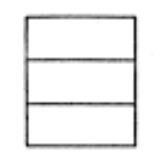
#> input picture backend/data/FRONT_T.png, 167 x 167 px
$ python calibrate_normalized_space.py
#> lines starting #> are read from the running program, lines starting #| are printed output that depends on the picture; after the words box and inside, x2 and y2 are one past the last pixel; in counts of white or black regions, pixels touching at a corner belong together
### backend/reconstruction/image_processing.py
"""
Image Processing Module: 2D Orthographic View Vectorization

Pipeline:
1. Grayscale input
2. Adaptive threshold (binarize)
3. Canny edge detection
4. Probabilistic Hough line detection
5. Cluster segments by collinearity (angle + distance to line)
6. Fit global line per cluster via least squares
7. Sort segments along fitted line
8. Measure gap statistics
9. Classify: solid (continuous) vs hidden (dashed)
10. Extract 2D vertex/edge graph with visibility metadata

Input: Image file (JPG, PNG)
Output: (vertices, edges, edge_visibility)
  - vertices: list of (x, y) tuples
  - edges: list of (i, j) vertex index pairs
  - edge_visibility: list of bools (True=visible, False=hidden)
"""

import cv2
import numpy as np
from itertools import combinations

TOL = 1e-6
ANGLE_TOL = np.radians(2)  # 2 degrees for collinearity
DISTANCE_TOL = 2.0  # pixels, for distance to line
GAP_RATIO_THRESHOLD = 0.3  # gap/segment > 0.3 → dashed


class LineSegment:
    """Represents a detected line segment."""
    def __init__(self, x1, y1, x2, y2):
        self.p1 = np.array([x1, y1], dtype=float)
        self.p2 = np.array([x2, y2], dtype=float)
        self.length = np.linalg.norm(self.p2 - self.p1)

        # Direction vector (unit)
        if self.length > TOL:
            self.direction = (self.p2 - self.p1) / self.length
        else:
            self.direction = np.array([1.0, 0.0])

    def midpoint(self):
        return (self.p1 + self.p2) / 2

    def angle(self):
        """Angle of line in radians [-pi/2, pi/2]."""
        return np.arctan2(self.direction[1], self.direction[0])

    def distance_to_point(self, point):
        """Perpendicular distance from point to infinite line."""
        # Line through p1, p2; distance from point to line
        v = self.p2 - self.p1
        if np.linalg.norm(v) < TOL:
            return np.linalg.norm(point - self.p1)

        # ||(p - p1) - ((p - p1) · v / ||v||^2) v||
        w = point - self.p1
        c1 = np.dot(w, v)
        c2 = np.dot(v, v)

        if c2 < TOL:
            return np.linalg.norm(w)

        projection_length = c1 / c2
        projection = self.p1 + projection_length * v

        return np.linalg.norm(point - projection)

    # [9 lines left out: function project_onto_line, not called in this run]

    def __repr__(self):
        return f"LineSegment({self.p1[0]:.1f},{self.p1[1]:.1f})-({self.p2[0]:.1f},{self.p2[1]:.1f})"


def normalize_angle(angle):
    """Normalize angle to [-pi/2, pi/2] for comparison."""
    while angle > np.pi / 2:
        angle -= np.pi
    while angle < -np.pi / 2:
        angle += np.pi
    return angle


def angles_are_similar(angle1, angle2, tolerance=ANGLE_TOL):
    """Check if two angles are similar (account for 180° symmetry)."""
    angle1 = normalize_angle(angle1)
    angle2 = normalize_angle(angle2)
    diff = abs(angle1 - angle2)
    return diff < tolerance or abs(diff - np.pi) < tolerance


def detect_lines_from_image(image_path, min_line_length=20, max_line_gap=10):
    """
    Detect line segments from image using Canny + Probabilistic Hough.

    Args:
        image_path: Path to image file
        min_line_length: Minimum line length in pixels
        max_line_gap: Maximum gap to bridge collinear segments

    Returns:
        list of LineSegment objects
    """
    # Read image
    img = cv2.imread(image_path)
    if img is None:
        raise FileNotFoundError(f"Image not found: {image_path}")

    # Convert to grayscale
    gray = cv2.cvtColor(img, cv2.COLOR_BGR2GRAY)

    # Adaptive threshold (binarize)
    binary = cv2.adaptiveThreshold(gray, 255, cv2.ADAPTIVE_THRESH_GAUSSIAN_C,
                                   cv2.THRESH_BINARY_INV, 11, 2)

    # Canny edge detection
    edges = cv2.Canny(binary, 50, 150)

    # Probabilistic Hough line detection
    lines = cv2.HoughLinesP(edges, rho=1, theta=np.pi/180, threshold=50,
                           minLineLength=min_line_length, maxLineGap=max_line_gap)

    if lines is None:
        return []

    # Convert to LineSegment objects
    segments = []
    for line in lines:
        x1, y1, x2, y2 = line[0]
        segments.append(LineSegment(x1, y1, x2, y2))

    return segments


def cluster_collinear_segments(segments, angle_tol=ANGLE_TOL, distance_tol=DISTANCE_TOL):
    """
    Cluster segments by collinearity (similar angle + close distance to line).

    Args:
        segments: list of LineSegment objects
        angle_tol: angle tolerance in radians
        distance_tol: perpendicular distance tolerance in pixels

    Returns:
        list of clusters, each cluster is a list of LineSegment objects
    """
    if not segments:
        return []

    clusters = []
    used = set()

    for i, seg in enumerate(segments):
        if i in used:
            continue

        # Start new cluster with this segment
        cluster = [seg]
        used.add(i)

        # Find all collinear segments
        for j in range(i + 1, len(segments)):
            if j in used:
                continue

            other = segments[j]

            # Check angle similarity
            if not angles_are_similar(seg.angle(), other.angle(), angle_tol):
                continue

            # Check distance to line
            if seg.distance_to_point(other.p1) > distance_tol:
                continue
            if seg.distance_to_point(other.p2) > distance_tol:
                continue

            # This segment is collinear
            cluster.append(other)
            used.add(j)

        clusters.append(cluster)

    return clusters


def fit_line_to_cluster(cluster):
    """
    Fit a least-squares line to cluster endpoints.

    Args:
        cluster: list of LineSegment objects

    Returns:
        normal: unit normal to line (nx, ny)
        d: scalar in equation nx*x + ny*y = d
    """
    if not cluster:
        return None, None

    # Collect all endpoints
    points = []
    for seg in cluster:
        points.append(seg.p1)
        points.append(seg.p2)

    points = np.array(points)

    # Fit line via PCA
    mean = points.mean(axis=0)
    centered = points - mean

    # Covariance matrix
    cov = np.cov(centered.T)

    # Eigenvector with smallest eigenvalue is normal
    eigenvalues, eigenvectors = np.linalg.eigh(cov)
    normal = eigenvectors[:, 0]  # Smallest eigenvalue

    # Normalize
    normal = normal / np.linalg.norm(normal)

    # Compute d: normal · mean = d
    d = np.dot(normal, mean)

    return normal, d


def sort_segments_along_line(cluster, normal, d):
    """
    Sort segments in cluster by their position along the fitted line.

    Args:
        cluster: list of LineSegment objects
        normal: unit normal to line
        d: scalar in line equation

    Returns:
        list of segments sorted by position
    """
    # Direction along line (perpendicular to normal)
    direction = np.array([-normal[1], normal[0]])

    # Compute position of each segment along line
    positions = []
    for seg in cluster:
        mid = seg.midpoint()
        # Project midpoint onto line direction
        pos = np.dot(mid, direction)
        positions.append(pos)

    # Sort segments by position
    sorted_indices = np.argsort(positions)
    return [cluster[i] for i in sorted_indices]


def measure_gap_statistics(sorted_cluster):
    """
    Measure gap and segment lengths in sorted cluster.

    Args:
        sorted_cluster: list of LineSegment objects (sorted along line)

    Returns:
        (mean_segment_length, mean_gap_length, gap_ratio)
    """
    if len(sorted_cluster) < 2:
        return None, None, None

    # Segment lengths
    segment_lengths = [seg.length for seg in sorted_cluster]
    mean_segment = np.mean(segment_lengths)

    # Gap lengths (distance between consecutive segments)
    gaps = []
    for i in range(len(sorted_cluster) - 1):
        seg1 = sorted_cluster[i]
        seg2 = sorted_cluster[i + 1]

        # Distance from end of seg1 to start of seg2
        dist = np.linalg.norm(seg2.p1 - seg1.p2)
        gaps.append(dist)

    if gaps:
        mean_gap = np.mean(gaps)
    else:
        mean_gap = 0.0

    # Gap ratio
    if mean_segment > TOL:
        gap_ratio = mean_gap / mean_segment
    else:
        gap_ratio = 0.0

    return mean_segment, mean_gap, gap_ratio


def classify_clusters(clusters):
    """
    Classify each cluster as solid or hidden (dashed).

    Args:
        clusters: list of segment clusters

    Returns:
        list of (cluster, is_solid) tuples
    """
    classified = []

    for cluster in clusters:
        if len(cluster) == 1:
            # Single segment → solid
            classified.append((cluster, True))
            continue

        # Fit line to cluster
        normal, d = fit_line_to_cluster(cluster)
        if normal is None:
            classified.append((cluster, True))
            continue

        # Sort along line
        sorted_cluster = sort_segments_along_line(cluster, normal, d)

        # Measure gaps
        mean_seg, mean_gap, gap_ratio = measure_gap_statistics(sorted_cluster)

        # Classify
        if gap_ratio is None or gap_ratio < GAP_RATIO_THRESHOLD:
            # Solid (continuous or very small gaps)
            classified.append((cluster, True))
        else:
            # Hidden (dashed, periodic gaps)
            classified.append((cluster, False))

    return classified


def extract_vertices_from_segments(segments):
    """
    Extract unique vertices from line segments.

    Args:
        segments: list of LineSegment objects

    Returns:
        (vertices, vertex_index_map)
        - vertices: list of (x, y) tuples
        - vertex_index_map: dict mapping (x, y) → index
    """
    vertex_set = {}
    vertices = []

    for seg in segments:
        for point in [seg.p1, seg.p2]:
            # Round to avoid floating-point duplicates
            key = (round(point[0], 1), round(point[1], 1))

            if key not in vertex_set:
                vertex_set[key] = len(vertices)
                vertices.append(tuple(point))

    return vertices, vertex_set


def extract_edges_from_segments(segments, vertex_map):
    """
    Extract edges from line segments using vertex map.

    Args:
        segments: list of LineSegment objects
        vertex_map: dict mapping (x, y) → index

    Returns:
        list of (i, j) edge pairs
    """
    edges = []

    for seg in segments:
        key1 = (round(seg.p1[0], 1), round(seg.p1[1], 1))
        key2 = (round(seg.p2[0], 1), round(seg.p2[1], 1))

        i = vertex_map[key1]
        j = vertex_map[key2]

        # Avoid duplicate edges
        edge = (min(i, j), max(i, j))
        if edge not in edges:
            edges.append(edge)

    return edges


def image_to_2d_graph(image_path, min_line_length=20, max_line_gap=10):
    """
    Convert image to 2D orthographic graph.

    Args:
        image_path: Path to image
        min_line_length: Minimum line length (pixels)
        max_line_gap: Maximum gap to bridge (pixels)

    Returns:
        (vertices, edges, edge_visibility)
        - vertices: list of (x, y) tuples
        - edges: list of (i, j) index pairs
        - edge_visibility: list of bools (True=visible, False=hidden)
    """
    # Step 1: Detect line segments
    segments = detect_lines_from_image(image_path, min_line_length, max_line_gap)

    if not segments:
        return [], [], []

    # Step 2: Cluster by collinearity
    clusters = cluster_collinear_segments(segments)

    # Step 3: Classify solid vs hidden
    classified = classify_clusters(clusters)

    # Step 4: Extract vertices
    all_segments = [seg for cluster in [c[0] for c in classified] for seg in cluster]
    vertices, vertex_map = extract_vertices_from_segments(all_segments)

    # Step 5: Extract edges with visibility
    edges = []
    edge_visibility = []

    for cluster, is_solid in classified:
        cluster_edges = extract_edges_from_segments(cluster, vertex_map)
        for edge in cluster_edges:
            edges.append(edge)
            edge_visibility.append(is_solid)

    return vertices, edges, edge_visibility


# [32 lines left out: function process_three_views, not called in this run]


# ============================================================================
# Test
# ============================================================================

# [4 lines that do not run on import are left out]

### backend/tests/calibrate_normalized_space.py
"""
Advanced calibration: Align views using coordinate range normalization.

Problem: Even with reference scaling, coordinates don't align because
each view captures different extents of the object.

Solution: Normalize each view to [0, 1] in each dimension, then apply
a unified scale. This recovers the object by mapping all coordinates
into a common space.

Key insight: If Front projects X-Y plane and Top projects X-Z plane,
they should share the X dimension. We'll align them by:
1. Normalizing each view's coordinates to [0, 1]
2. Building 3D by matching normalized X/Y/Z positions
"""

import json
from pathlib import Path
import sys

sys.path.insert(0, str(Path(__file__).parent.parent))
from reconstruction.image_processing import image_to_2d_graph

def main():
    print("=" * 70)
    print("ADVANCED CALIBRATION: NORMALIZED COORDINATE SPACE")
    print("=" * 70)

    front_path = Path("../data/FRONT_T.png")
    top_path = Path("../data/TOP_T.png")
    side_path = Path("../data/SIDE_T.png")

    print("\n[Step 1] Extract 2D graphs with resolution-aware thresholds")
    print("=" * 70)

    def get_threshold(image_path):
        """Calculate line detection threshold based on image size."""
        import cv2
        img = cv2.imread(str(image_path), cv2.IMREAD_GRAYSCALE)
        h, w = img.shape
        diagonal = (h**2 + w**2) ** 0.5
        min_line_length = max(5, int(diagonal * 0.08))
        max_line_gap = max(3, int(diagonal * 0.05))
        return min_line_length, max_line_gap

    # Extract with adaptive thresholds
    front_threshold = get_threshold(front_path)
    top_threshold = get_threshold(top_path)
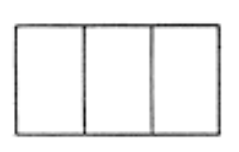
#> input picture backend/data/TOP_T.png, 239 x 152 px
    side_threshold = get_threshold(side_path)
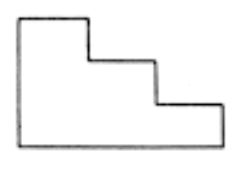
#> input picture backend/data/SIDE_T.png, 243 x 169 px

    print(f"\nThresholds:")
    print(f"  Front: min_line_length={front_threshold[0]}, max_line_gap={front_threshold[1]}")
#|   Front: min_line_length=18, max_line_gap=11
    print(f"  Top:   min_line_length={top_threshold[0]}, max_line_gap={top_threshold[1]}")
#|   Top:   min_line_length=22, max_line_gap=14
    print(f"  Side:  min_line_length={side_threshold[0]}, max_line_gap={side_threshold[1]}")
#|   Side:  min_line_length=23, max_line_gap=14

    front_verts, front_edges, _ = image_to_2d_graph(str(front_path))
#> in detect_lines_from_image, img is the input picture: shape (167, 167, 3); mean B, G, R 240.1, 240.1, 240.1
#> in detect_lines_from_image, `binary = cv2.adaptiveThreshold(gray, 255, cv2.ADAPTIVE_THRESH_GAUSSIAN..`:
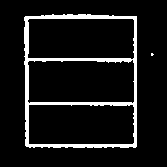
#> binary: shape (167, 167); 8.7% white; 2 white regions (1 under 20 px), largest, box (x1, y1, x2, y2) and area: (24, 14, 137, 148) 2431
#> in detect_lines_from_image, `edges = cv2.Canny(binary, 50, 150)`:
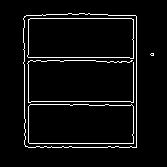
#> edges: shape (167, 167); 4.9% white in thin lines or dots, all inside (x1, y1, x2, y2) = (23, 13, 154, 148)
#> in detect_lines_from_image, `lines = cv2.HoughLinesP(edges, rho=1, theta=np.pi/180, threshold=50, m..`: lines = 13 rows, first 6: [136, 147, 136, 16], [133, 147, 133, 15], [28, 147, 28, 15], [24, 57, 129, 57], [23, 18, 131, 18], [24, 101, 130, 101]
#> the loop in detect_lines_from_image, `for line in lines:` made 13 passes
#> (x1, y1, x2, y2) on passes 1 to 8: (136, 147, 136, 16), (133, 147, 133, 15), (28, 147, 28, 15), (24, 57, 129, 57), (23, 18, 131, 18), (24, 101, 130, 101), (24, 143, 132, 143), (24, 144, 24, 43)
#> after the loop in detect_lines_from_image, `for line in lines:`: segments = 13 items
#> the loop in cluster_collinear_segments, `for i, seg in enumerate(segments):` made 13 passes
#> after the loop in cluster_collinear_segments, `for i, seg in enumerate(segments):`: clusters = 12 items; used = 13 items
#> in image_to_2d_graph, `clusters = cluster_collinear_segments(segments)`: clusters = 12 items
#> the loop in classify_clusters, `for cluster in clusters:` made 12 passes
#> (points in fit_line_to_cluster, mean in fit_line_to_cluster, centered in fit_line_to_cluster, cov in fit_line_to_cluster, eigenvalues in fit_line_to_cluster, eigenvectors in fit_line_to_cluster, d, direction in sort_segments_along_line) on pass 11: ([[96, 61], [131, 61], [30, 60], [95, 60]], [88, 60.5], [[8, 0.5], [43, 0.5], [-58, -0.5], [7, -0.5]], [[1775.3, 17], [17, 0.333]], [0.171, 1775.5], [[0.00958, -1], [-1, -0.00958]], -59.65, [1, 0.00958])
#> in image_to_2d_graph, `all_segments = [seg for cluster in [c[0] for c in classified] for seg ..`: all_segments = 13 items
#> the loop in extract_vertices_from_segments, `for seg in segments:` made 13 passes
#> after the loop in extract_vertices_from_segments, `for seg in segments:`: vertex_set = 26 items; vertices = 26 pairs, first value 23 to 136, second value 14 to 147
#> in image_to_2d_graph, `vertices, vertex_map = extract_vertices_from_segments(all_segments)`: vertex_map = 26 items
#> the loop in image_to_2d_graph, `for cluster, is_solid in classified:` made 12 passes
#> cluster_edges on passes 1 to 8: [(0, 1)], [(2, 3)], [(4, 5)], [(6, 7)], [(8, 9)], [(10, 11)], [(12, 13)], [(14, 15)]
#> after the loop in image_to_2d_graph, `for cluster, is_solid in classified:`: edge_visibility = [True, True, True, True, True, True, True, True, True, True, True, True, True]; edges = [(0, 1), (2, 3), (4, 5), (6, 7), (8, 9), (10, 11), (12, 13), (14, 15), (16, 17), (18, 19), (20, 21), (22, 23), (24, 25)]
#> front_verts has the same summary as vertices in extract_vertices_from_segments; front_edges has the same summary as edges in image_to_2d_graph
    top_verts, top_edges, _ = image_to_2d_graph(str(top_path))
#> call 2 of detect_lines_from_image, with image_path = '../data/TOP_T.png', min_line_length = 20, max_line_gap = 10
#> in detect_lines_from_image, img is the input picture: shape (152, 239, 3); mean B, G, R 241, 241, 241
#> in detect_lines_from_image (call 2), `binary = cv2.adaptiveThreshold(gray, 255, cv2.ADAPTIVE_THRESH_GAUSSIAN..`:
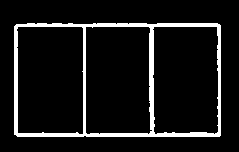
#> binary: shape (152, 239); 8.8% white; 1 white region, box (x1, y1, x2, y2) and area: (14, 23, 221, 137) 3195
#> in detect_lines_from_image (call 2), `lines = cv2.HoughLinesP(edges, rho=1, theta=np.pi/180, threshold=50, m..`: lines = 13 rows, first 6: [13, 132, 190, 132], [16, 136, 220, 136], [14, 26, 220, 26], [28, 22, 71, 22], [82, 133, 82, 23], [220, 135, 220, 24]
#> (the rest of the program and of its run is left out)
